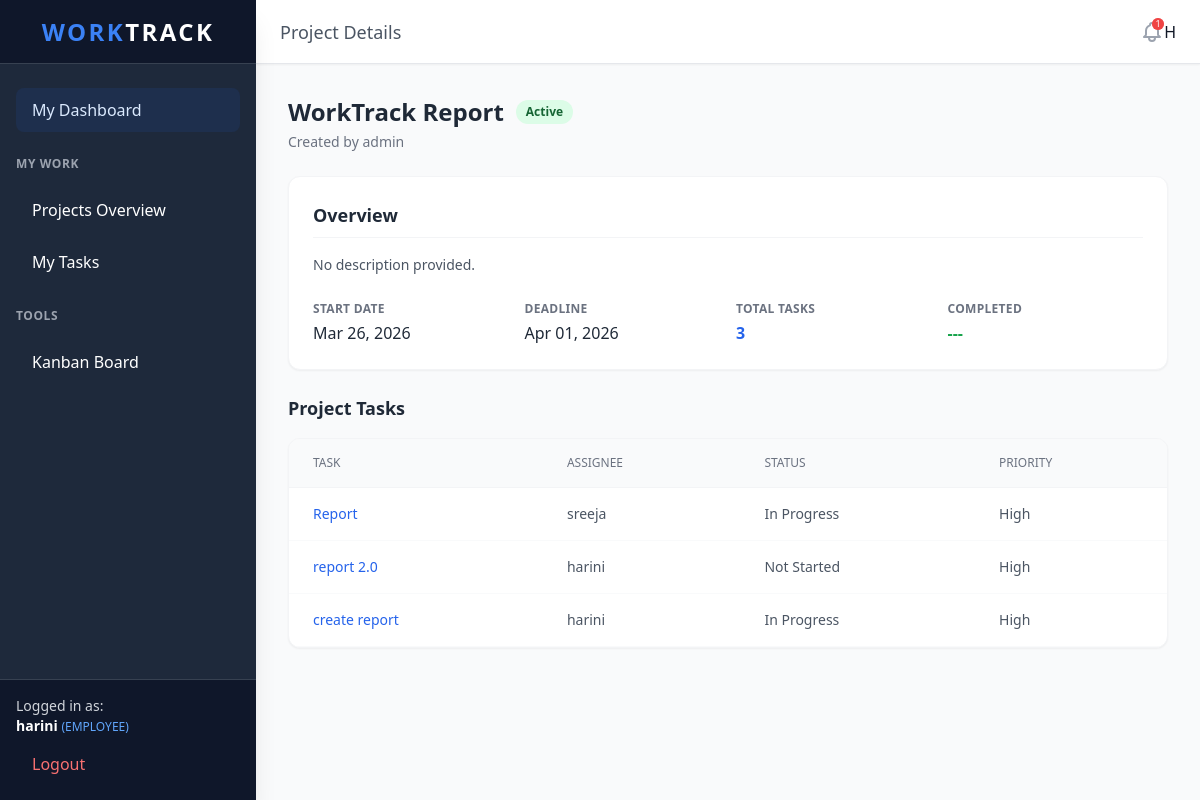
/project/2/ (signed in), run on the app's committed database.
### core/models.py (models this page shows, shortened)
class User(AbstractUser):
    class Role(models.TextChoices):
        ADMIN = 'ADMIN', _('Admin')
        EMPLOYEE = 'EMPLOYEE', _('Employee')
    role = models.CharField(
        max_length=50,
        choices=Role.choices,
        default=Role.EMPLOYEE,
    )

class Project(models.Model):
    title = models.CharField(max_length=200)
    description = models.TextField(blank=True)
    start_date = models.DateField()
    end_date = models.DateField()
    created_by = models.ForeignKey(User, on_delete=models.CASCADE, related_name='created_projects')
    created_at = models.DateTimeField(auto_now_add=True)

class Task(models.Model):
    class Status(models.TextChoices):
        NOT_STARTED = 'NOT_STARTED', _('Not Started')
        IN_PROGRESS = 'IN_PROGRESS', _('In Progress')
        COMPLETED = 'COMPLETED', _('Completed')
    class Priority(models.TextChoices):
        LOW = 'LOW', _('Low')
        MEDIUM = 'MEDIUM', _('Medium')
        HIGH = 'HIGH', _('High')
    project = models.ForeignKey(Project, on_delete=models.CASCADE, related_name='tasks')
    title = models.CharField(max_length=200)
    description = models.TextField(blank=True)
    assigned_to = models.ForeignKey(User, on_delete=models.SET_NULL, null=True, blank=True, related_name='assigned_tasks')
    status = models.CharField(max_length=20, choices=Status.choices, default=Status.NOT_STARTED)
    priority = models.CharField(max_length=20, choices=Priority.choices, default=Priority.MEDIUM)
    deadline = models.DateField()
    created_at = models.DateTimeField(auto_now_add=True)
    updated_at = models.DateTimeField(auto_now=True)

### core/views.py (the view)
# urls.py: path('project/<int:project_id>/', views.project_detail, name='project_detail'),
@login_required
def project_detail(request, project_id):
    from .models import Project
    from django.shortcuts import get_object_or_404
    project = get_object_or_404(Project, id=project_id)
    return render(request, 'projects/project_detail.html', {'project': project})

### core/context_processors.py (called while the page is built)
def unread_notifications(request):
    if request.user.is_authenticated:
        return {
            'notifications': request.user.notifications.filter(is_read=False).order_by('-created_at')[:5],
            'unread_count': request.user.notifications.filter(is_read=False).count()
        }
    return {}

### templates/projects/project_detail.html (shortened to what this page needs)
{% extends 'base.html' %}
{% block header_title %}Project Details{% endblock %}
{% block content %}
<div class="mb-6 flex justify-between items-center">
    <div>
        <div class="flex items-center space-x-3 mb-1">
            <h2 class="text-2xl font-bold text-gray-800">{{ project.title }}</h2>
            <span class="px-2.5 py-1 text-xs font-semibold bg-green-100 text-green-800 rounded-full">Active</span>
        </div>
        <p class="text-gray-500 text-sm">Created by {{ project.created_by.username }}</p>
    </div>
</div>
<div class="bg-white rounded-xl shadow-sm border border-gray-100 p-6 mb-6">
    <h3 class="text-lg font-bold text-gray-800 mb-4 border-b border-gray-100 pb-2">Overview</h3>
    <p class="text-gray-600 text-sm leading-relaxed whitespace-pre-wrap">{{ project.description|default:"No description provided." }}</p>
    <div class="mt-6 grid grid-cols-2 md:grid-cols-4 gap-4">
        <div>
            <span class="block text-xs font-semibold text-gray-500 uppercase tracking-wide">Start Date</span>
            <span class="font-medium text-gray-800 mt-1 block">{{ project.start_date|date:"M d, Y" }}</span>
        </div>
        <div>
            <span class="block text-xs font-semibold text-gray-500 uppercase tracking-wide">Deadline</span>
            <span class="font-medium text-gray-800 mt-1 block">{{ project.end_date|date:"M d, Y" }}</span>
        </div>
        <div>
            <span class="block text-xs font-semibold text-gray-500 uppercase tracking-wide">Total Tasks</span>
            <span class="font-bold text-blue-600 mt-1 block">{{ project.tasks.count }}</span>
        </div>
        <div>
            <span class="block text-xs font-semibold text-gray-500 uppercase tracking-wide">Completed</span>
            <span class="font-bold text-green-600 mt-1 block">---</span>
        </div>
    </div>
</div>
<h3 class="text-lg font-bold text-gray-800 mb-4">Project Tasks</h3>
<div class="bg-white rounded-xl shadow-sm border border-gray-100 overflow-hidden">
    <table class="w-full text-left text-sm text-gray-600">
        <thead class="text-xs text-gray-500 uppercase bg-gray-50 border-b border-gray-100">
            <tr>
                <th class="px-6 py-4 font-medium">Task</th>
                <th class="px-6 py-4 font-medium">Assignee</th>
                <th class="px-6 py-4 font-medium">Status</th>
                <th class="px-6 py-4 font-medium">Priority</th>
            </tr>
        </thead>
        <tbody>
            {% for task in project.tasks.all %}
            <tr class="border-b border-gray-50 hover:bg-gray-50 transition">
                <td class="px-6 py-4 font-medium text-blue-600 hover:underline"><a href="{% url 'task_detail' task.id %}">{{ task.title }}</a></td>
                <td class="px-6 py-4">{{ task.assigned_to.username|default:"Unassigned" }}</td>
                <td class="px-6 py-4">{{ task.get_status_display }}</td>
                <td class="px-6 py-4">{{ task.get_priority_display }}</td>
            </tr>
            {% empty %}
            <tr>
                <td colspan="4" class="px-6 py-10 text-center text-gray-500">No tasks have been created for this project yet.</td>
            </tr>
            {% endfor %}
        </tbody>
    </table>
</div>
{% endblock %}

### templates/base.html (shortened to what this page needs)
<!DOCTYPE html>
<html lang="en">
<head>
    <script src="https://cdn.tailwindcss.com"></script>
</head>
<body class="bg-gray-50 text-gray-900 min-h-screen flex">
    {% if user.is_authenticated %}
    <aside class="w-64 bg-[#1e293b] text-white flex flex-col hidden md:flex shadow-xl z-20">
        <div class="h-16 flex items-center justify-center font-bold text-2xl tracking-widest border-b border-gray-700 bg-[#0f172a]">
            <span class="text-blue-500">WORK</span>TRACK
        </div>
        <nav class="flex-1 px-4 py-6 space-y-2 overflow-y-auto">
            {% if user.role == 'ADMIN' %}
            <a href="{% url 'dashboard' %}" class="block px-4 py-2.5 rounded-lg transition-all duration-200 hover:bg-blue-600 hover:translate-x-1">Admin Dashboard</a>
            <div class="pt-4 pb-2 text-xs font-semibold text-gray-400 uppercase tracking-wider">Management</div>
            <a href="{% url 'project_list' %}" class="block px-4 py-2.5 rounded-lg transition-all duration-200 hover:bg-gray-700 hover:translate-x-1">Projects</a>
            <a href="{% url 'employee_list' %}" class="block px-4 py-2.5 rounded-lg transition-all duration-200 hover:bg-gray-700 hover:translate-x-1">Employees</a>
            <a href="{% url 'admin:index' %}" class="block px-4 py-2.5 rounded-lg transition-all duration-200 hover:bg-gray-700 hover:translate-x-1 text-yellow-400 flex items-center justify-between">
                <span>Database Admin</span>
                <svg class="w-4 h-4 opacity-50" fill="none" stroke="currentColor" viewBox="0 0 24 24"><path stroke-linecap="round" stroke-linejoin="round" stroke-width="2" d="M10 6H6a2 2 0 00-2 2v10a2 2 0 002 2h10a2 2 0 002-2v-4M14 4h6m0 0v6m0-6L10 14"></path></svg>
            </a>
            {% else %}
            <a href="{% url 'dashboard' %}" class="block px-4 py-2.5 rounded-lg transition-all duration-200 hover:bg-blue-600 hover:translate-x-1 bg-blue-600/10 text-blue-100 font-medium">My Dashboard</a>
            <div class="pt-4 pb-2 text-xs font-semibold text-gray-400 uppercase tracking-wider">My Work</div>
            <a href="{% url 'project_list' %}" class="block px-4 py-2.5 rounded-lg transition-all duration-200 hover:bg-gray-700 hover:translate-x-1">Projects Overview</a>
            <a href="{% url 'my_tasks' %}" class="block px-4 py-2.5 rounded-lg transition-all duration-200 hover:bg-gray-700 hover:translate-x-1">My Tasks</a>
            {% endif %}
            <div class="pt-4 pb-2 text-xs font-semibold text-gray-400 uppercase tracking-wider">Tools</div>
            <a href="{% url 'kanban' %}" class="block px-4 py-2.5 rounded-lg transition-all duration-200 hover:bg-gray-700 hover:translate-x-1">Kanban Board</a>
        </nav>
        <div class="p-4 border-t border-gray-700 bg-[#0f172a]">
            <div class="mb-2 text-sm text-gray-300">Logged in as:<br><strong class="text-white">{{ user.username }}</strong> <span class="text-xs text-blue-400">({{ user.role }})</span></div>
            <form method="post" action="{% url 'logout' %}">
                <button type="submit" class="w-full text-left px-4 py-2 text-red-400 hover:text-white transition-colors duration-200 rounded-lg hover:bg-red-600/80">Logout</button>
            </form>
        </div>
    </aside>
    {% endif %}
    <main class="flex-1 flex flex-col h-screen overflow-hidden">
        {% if user.is_authenticated %}
        <header class="h-16 bg-white shadow-sm border-b border-gray-200 flex items-center justify-between px-6 z-10">
            <div class="hidden md:block font-medium text-gray-600 text-lg">
                {% block header_title %}Dashboard{% endblock %}
            </div>
            <div class="flex items-center space-x-5">
                <div class="relative group">
                    <button class="text-gray-400 hover:text-blue-600 transition relative focus:outline-none py-2">
                        {% if unread_count > 0 %}
                        <span class="absolute top-1.5 right-0 flex h-3 w-3">
                          <span class="relative inline-flex rounded-full h-3 w-3 bg-red-500 text-[9px] text-white justify-center items-center">{{ unread_count }}</span>
                        </span>
                        {% endif %}
                    </button>
                </div>
                    {{ user.username|make_list|first|upper }}
                </div>
        </header>
        {% endif %}
        <div class="flex-1 overflow-auto p-4 md:p-8 transition-all bg-gray-50 relative">
            {% block content %}{% endblock %}
        </div>
    </main>
</body>
</html>

### data on the page
User: username "harini", role "EMPLOYEE", username|make_list "H"
Project: title "WorkTrack Report", created_by.username "admin", description "No description provided.", start_date "Mar 26, 2026", end_date "Apr 01, 2026", tasks.count "3"
Task: title "Report", assigned_to.username "sreeja", status "In Progress", priority "High"
Task: title "report 2.0", assigned_to.username "harini", status "Not Started", priority "High"
Task: title "create report", assigned_to.username "harini", status "In Progress", priority "High"

### other printed values
{{ unread_count }} "1"
